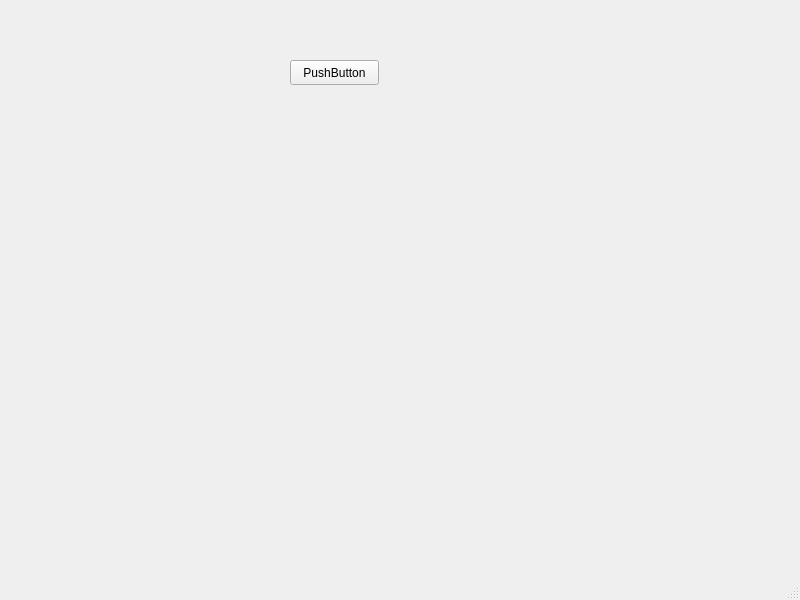
<?xml version="1.0" encoding="UTF-8"?>
<ui version="4.0">
 <class>ToDoHmi</class>
 <widget class="QMainWindow" name="ToDoHmi">
  <property name="geometry">
   <rect>
    <x>0</x>
    <y>0</y>
    <width>800</width>
    <height>600</height>
   </rect>
  </property>
  <property name="windowTitle">
   <string>ToDoHmi</string>
  </property>
  <widget class="QWidget" name="centralwidget">
   <widget class="QPushButton" name="pushButton">
    <property name="geometry">
     <rect>
      <x>290</x>
      <y>60</y>
      <width>89</width>
      <height>25</height>
     </rect>
    </property>
    <property name="text">
     <string>PushButton</string>
    </property>
   </widget>
  </widget>
  <widget class="QMenuBar" name="menubar">
   <property name="geometry">
    <rect>
     <x>0</x>
     <y>0</y>
     <width>800</width>
     <height>22</height>
    </rect>
   </property>
  </widget>
  <widget class="QStatusBar" name="statusbar"/>
 </widget>
 <resources/>
 <connections/>
</ui>
